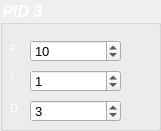
     <widget class="QGroupBox" name="groupBox_15">
      <property name="geometry">
       <rect>
        <x>340</x>
        <y>460</y>
        <width>161</width>
        <height>131</height>
       </rect>
      </property>
      <property name="font">
       <font>
        <pointsize>12</pointsize>
        <weight>75</weight>
        <italic>true</italic>
        <bold>true</bold>
       </font>
      </property>
      <property name="styleSheet">
       <string notr="true">color: rgb(255, 255, 255);</string>
      </property>
      <property name="title">
       <string>PID 3</string>
      </property>
      <widget class="QLabel" name="label_87">
       <property name="geometry">
        <rect>
         <x>10</x>
         <y>40</y>
         <width>55</width>
         <height>16</height>
        </rect>
       </property>
       <property name="font">
        <font>
         <pointsize>8</pointsize>
         <weight>50</weight>
         <italic>false</italic>
         <bold>false</bold>
        </font>
       </property>
       <property name="text">
        <string>P</string>
       </property>
      </widget>
      <widget class="QLabel" name="label_110">
       <property name="geometry">
        <rect>
         <x>10</x>
         <y>100</y>
         <width>55</width>
         <height>16</height>
        </rect>
       </property>
       <property name="font">
        <font>
         <pointsize>8</pointsize>
         <weight>50</weight>
         <italic>false</italic>
         <bold>false</bold>
        </font>
       </property>
       <property name="text">
        <string>D</string>
       </property>
      </widget>
      <widget class="QSpinBox" name="spinBoxP3">
       <property name="geometry">
        <rect>
         <x>30</x>
         <y>40</y>
         <width>91</width>
         <height>22</height>
        </rect>
       </property>
       <property name="font">
        <font>
         <pointsize>10</pointsize>
         <weight>50</weight>
         <italic>false</italic>
         <bold>false</bold>
        </font>
       </property>
       <property name="styleSheet">
        <string notr="true">color: rgb(0, 0, 0);</string>
       </property>
       <property name="maximum">
        <number>1000</number>
       </property>
       <property name="value">
        <number>10</number>
       </property>
      </widget>
      <widget class="QLabel" name="label_111">
       <property name="geometry">
        <rect>
         <x>10</x>
         <y>70</y>
         <width>55</width>
         <height>16</height>
        </rect>
       </property>
       <property name="font">
        <font>
         <pointsize>8</pointsize>
         <weight>50</weight>
         <italic>false</italic>
         <bold>false</bold>
        </font>
       </property>
       <property name="text">
        <string>I</string>
       </property>
      </widget>
      <widget class="QSpinBox" name="spinBoxD3">
       <property name="geometry">
        <rect>
         <x>30</x>
         <y>100</y>
         <width>91</width>
         <height>22</height>
        </rect>
       </property>
       <property name="font">
        <font>
         <pointsize>10</pointsize>
         <weight>50</weight>
         <italic>false</italic>
         <bold>false</bold>
        </font>
       </property>
       <property name="styleSheet">
        <string notr="true">color: rgb(0, 0, 0);</string>
       </property>
       <property name="maximum">
        <number>1000</number>
       </property>
       <property name="value">
        <number>3</number>
       </property>
      </widget>
      <widget class="QSpinBox" name="spinBoxI3">
       <property name="geometry">
        <rect>
         <x>30</x>
         <y>70</y>
         <width>91</width>
         <height>22</height>
        </rect>
       </property>
       <property name="font">
        <font>
         <pointsize>10</pointsize>
         <weight>50</weight>
         <italic>false</italic>
         <bold>false</bold>
        </font>
       </property>
       <property name="styleSheet">
        <string notr="true">color: rgb(0, 0, 0);</string>
       </property>
       <property name="maximum">
        <number>500</number>
       </property>
       <property name="value">
        <number>1</number>
       </property>
      </widget>
     </widget>
